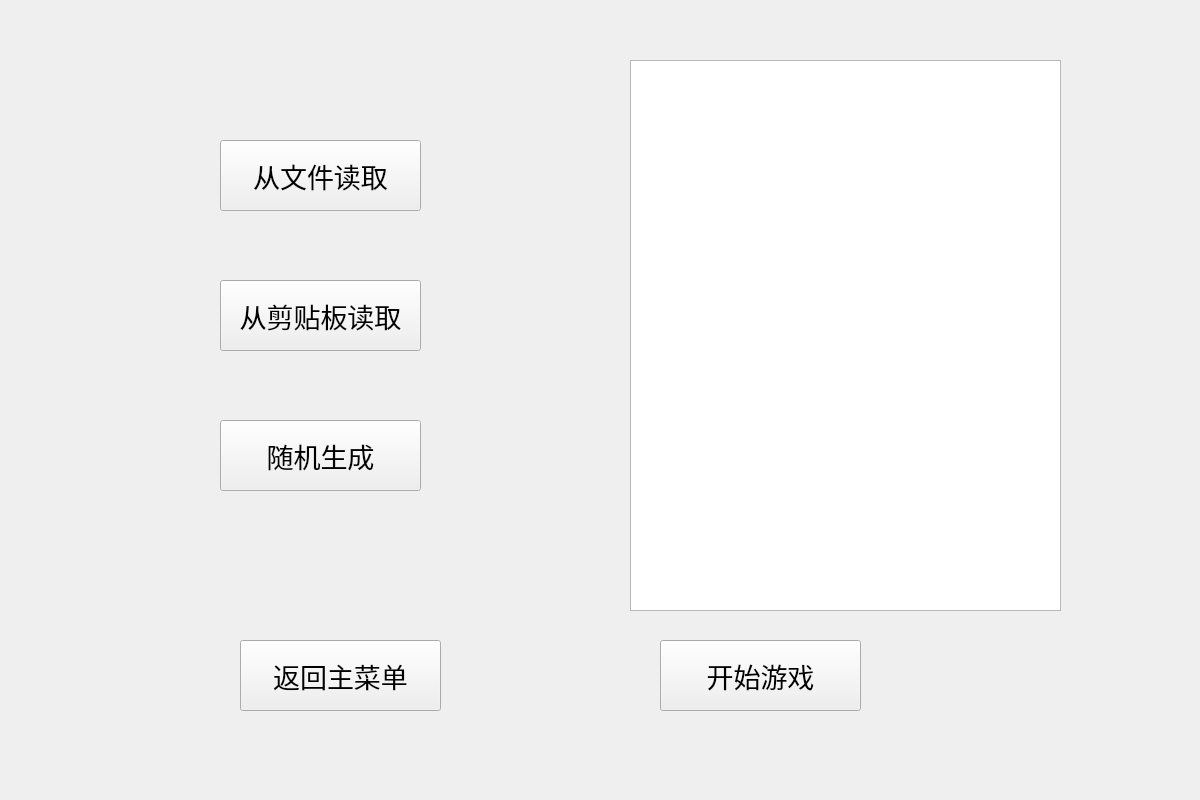
<?xml version="1.0" encoding="UTF-8"?>
<ui version="4.0">
 <class>MapLoadPageClass</class>
 <widget class="QWidget" name="MapLoadPageClass">
  <property name="geometry">
   <rect>
    <x>0</x>
    <y>0</y>
    <width>1200</width>
    <height>800</height>
   </rect>
  </property>
  <property name="windowTitle">
   <string>MapLoadPage</string>
  </property>
  <widget class="QPushButton" name="pushButtonReturn">
   <property name="geometry">
    <rect>
     <x>240</x>
     <y>640</y>
     <width>201</width>
     <height>71</height>
    </rect>
   </property>
   <property name="font">
    <font>
     <pointsize>20</pointsize>
    </font>
   </property>
   <property name="text">
    <string>返回主菜单</string>
   </property>
  </widget>
  <widget class="QPushButton" name="pushButtonStart">
   <property name="geometry">
    <rect>
     <x>660</x>
     <y>640</y>
     <width>201</width>
     <height>71</height>
    </rect>
   </property>
   <property name="font">
    <font>
     <pointsize>20</pointsize>
    </font>
   </property>
   <property name="text">
    <string>开始游戏</string>
   </property>
  </widget>
  <widget class="QTextEdit" name="textEdit">
   <property name="geometry">
    <rect>
     <x>630</x>
     <y>60</y>
     <width>431</width>
     <height>551</height>
    </rect>
   </property>
   <property name="readOnly">
    <bool>true</bool>
   </property>
  </widget>
  <widget class="QPushButton" name="pushButtonFile">
   <property name="geometry">
    <rect>
     <x>220</x>
     <y>140</y>
     <width>201</width>
     <height>71</height>
    </rect>
   </property>
   <property name="font">
    <font>
     <pointsize>20</pointsize>
    </font>
   </property>
   <property name="text">
    <string>从文件读取</string>
   </property>
  </widget>
  <widget class="QPushButton" name="pushButtonClipboard">
   <property name="geometry">
    <rect>
     <x>220</x>
     <y>280</y>
     <width>201</width>
     <height>71</height>
    </rect>
   </property>
   <property name="font">
    <font>
     <pointsize>20</pointsize>
    </font>
   </property>
   <property name="text">
    <string>从剪贴板读取</string>
   </property>
  </widget>
  <widget class="QPushButton" name="pushButtonRandom">
   <property name="geometry">
    <rect>
     <x>220</x>
     <y>420</y>
     <width>201</width>
     <height>71</height>
    </rect>
   </property>
   <property name="font">
    <font>
     <pointsize>20</pointsize>
    </font>
   </property>
   <property name="text">
    <string>随机生成</string>
   </property>
  </widget>
 </widget>
 <layoutdefault spacing="6" margin="11"/>
 <resources/>
 <connections/>
</ui>
